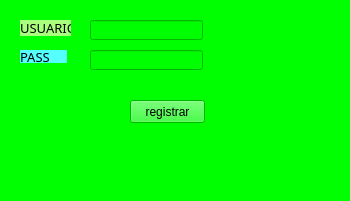
<?xml version="1.0" encoding="UTF-8"?>
<ui version="4.0">
 <class>MainWindow</class>
 <widget class="QMainWindow" name="MainWindow">
  <property name="geometry">
   <rect>
    <x>0</x>
    <y>0</y>
    <width>350</width>
    <height>201</height>
   </rect>
  </property>
  <property name="windowTitle">
   <string>MainWindow</string>
  </property>
  <property name="styleSheet">
   <string notr="true">background-color: rgb(0, 255, 0);</string>
  </property>
  <widget class="QWidget" name="centralwidget">
   <widget class="QLabel" name="usuario">
    <property name="geometry">
     <rect>
      <x>20</x>
      <y>20</y>
      <width>51</width>
      <height>16</height>
     </rect>
    </property>
    <property name="font">
     <font>
      <family>Century Gothic</family>
      <pointsize>10</pointsize>
      <weight>50</weight>
      <bold>false</bold>
     </font>
    </property>
    <property name="styleSheet">
     <string notr="true">color: rgb(0, 0, 0);
background-color: rgb(170, 255, 127);</string>
    </property>
    <property name="text">
     <string>USUARIO</string>
    </property>
   </widget>
   <widget class="QLabel" name="pass">
    <property name="geometry">
     <rect>
      <x>20</x>
      <y>50</y>
      <width>47</width>
      <height>13</height>
     </rect>
    </property>
    <property name="font">
     <font>
      <family>Century Gothic</family>
      <pointsize>10</pointsize>
     </font>
    </property>
    <property name="styleSheet">
     <string notr="true">color: rgb(0, 255, 0);
color: rgb(0, 0, 0);
background-color: rgb(85, 255, 255);</string>
    </property>
    <property name="text">
     <string>PASS</string>
    </property>
   </widget>
   <widget class="QLineEdit" name="usuario_datos">
    <property name="geometry">
     <rect>
      <x>90</x>
      <y>20</y>
      <width>113</width>
      <height>20</height>
     </rect>
    </property>
   </widget>
   <widget class="QLineEdit" name="pass_datos">
    <property name="geometry">
     <rect>
      <x>90</x>
      <y>50</y>
      <width>113</width>
      <height>20</height>
     </rect>
    </property>
   </widget>
   <widget class="QPushButton" name="registrar">
    <property name="geometry">
     <rect>
      <x>130</x>
      <y>100</y>
      <width>75</width>
      <height>23</height>
     </rect>
    </property>
    <property name="text">
     <string>registrar</string>
    </property>
   </widget>
  </widget>
  <widget class="QMenuBar" name="menubar">
   <property name="geometry">
    <rect>
     <x>0</x>
     <y>0</y>
     <width>350</width>
     <height>21</height>
    </rect>
   </property>
  </widget>
  <widget class="QStatusBar" name="statusbar"/>
 </widget>
 <resources/>
 <connections/>
</ui>
